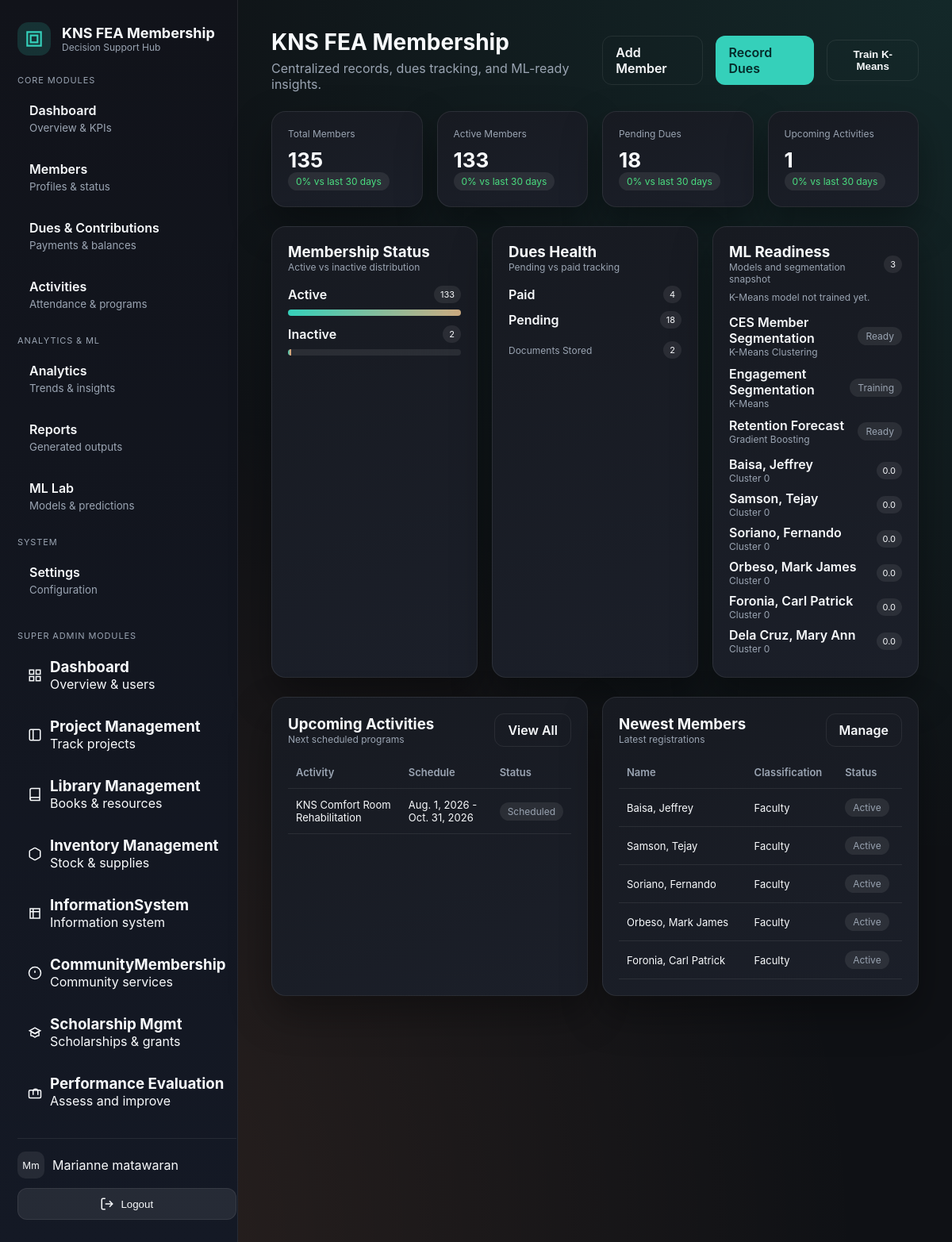
Before: /communitymembership/admin/dashboard/ (signed in) with the older database file.
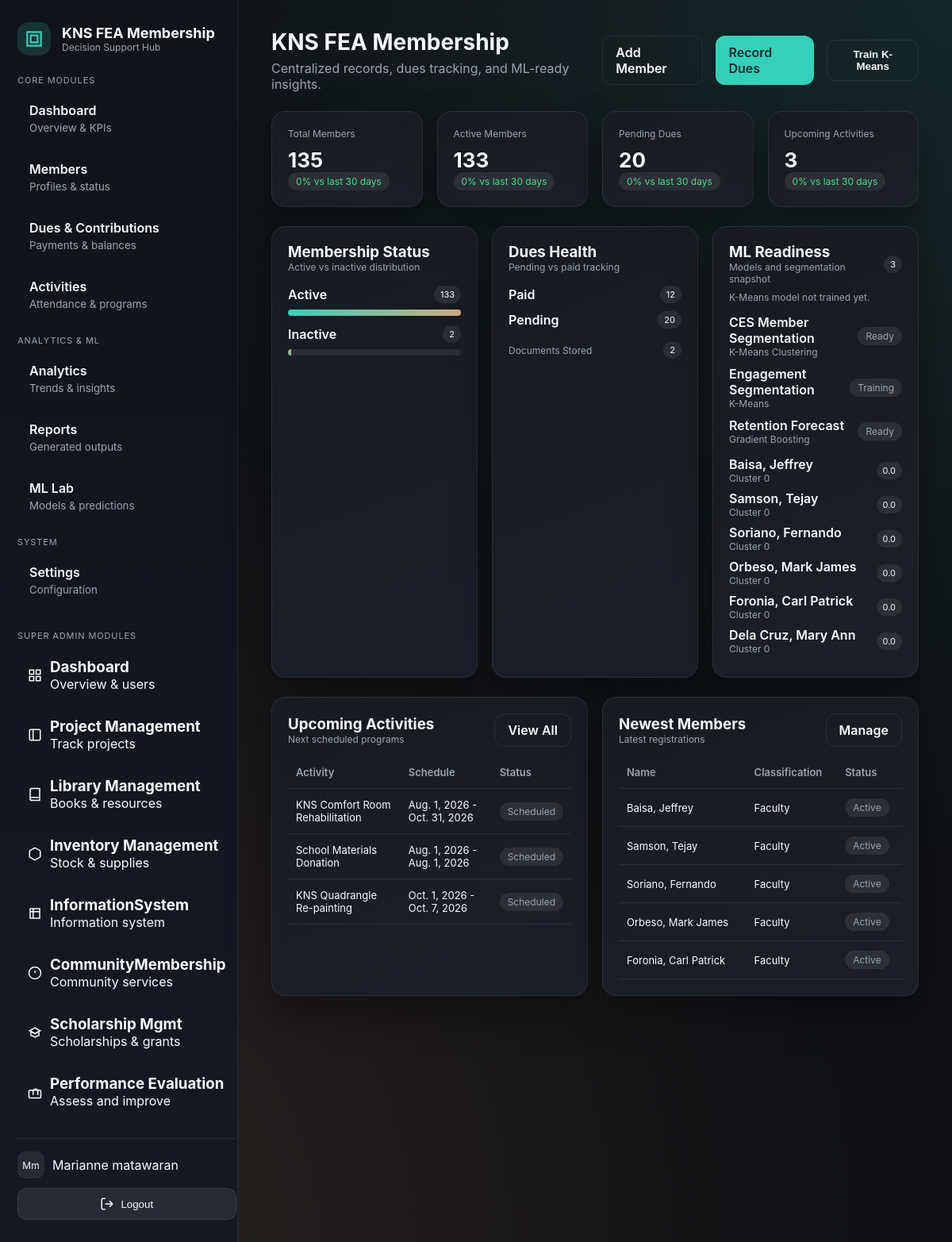
After: the same page with the newer database file.
### communityextensionservices/models.py (models this page shows, shortened)
class MLInsight(models.Model):
    STATUS_CHOICES = [
        ("draft", "Draft"),
        ("training", "Training"),
        ("ready", "Ready"),
    ]
    name = models.CharField(max_length=120)
    target = models.CharField(max_length=120)
    algorithm = models.CharField(max_length=120)
    status = models.CharField(max_length=20, choices=STATUS_CHOICES, default="draft")
    score = models.DecimalField(max_digits=6, decimal_places=3, null=True, blank=True)
    generated_at = models.DateTimeField(default=timezone.now)
    notes = models.TextField(blank=True)
    class Meta:
        ordering = ["-generated_at"]

class Member(models.Model):
    CLASSIFICATION_CHOICES = [
        ("faculty", "Faculty"),
        ("non_teaching", "Non-Teaching Staff"),
        ("retired", "Retired"),
        ("associate", "Associate"),
    ]
    STATUS_CHOICES = [
        ("active", "Active"),
        ("inactive", "Inactive"),
        ("suspended", "Suspended"),
    ]
    membership_id = models.UUIDField(default=uuid.uuid4, editable=False, unique=True)
    user = models.ForeignKey(
        settings.AUTH_USER_MODEL, on_delete=models.SET_NULL, null=True, blank=True
    )
    first_name = models.CharField(max_length=80)
    last_name = models.CharField(max_length=80)
    email = models.EmailField(blank=True)
    phone = models.CharField(max_length=30, blank=True)
    classification = models.CharField(
        max_length=20, choices=CLASSIFICATION_CHOICES, default="faculty"
    )
    status = models.CharField(max_length=20, choices=STATUS_CHOICES, default="active")
    joined_date = models.DateField(default=timezone.now)
    exit_date = models.DateField(null=True, blank=True)
    department = models.CharField(max_length=120, blank=True)
    notes = models.TextField(blank=True)
    engagement_score = models.DecimalField(
        max_digits=5, decimal_places=2, null=True, blank=True
    )
    churn_risk_score = models.DecimalField(
        max_digits=5, decimal_places=2, null=True, blank=True
    )
    predicted_status = models.CharField(max_length=30, blank=True)
    cluster_label = models.CharField(max_length=30, blank=True)
    created_at = models.DateTimeField(auto_now_add=True)

class Activity(models.Model):
    STATUS_CHOICES = [
        ("scheduled", "Scheduled"),
        ("completed", "Completed"),
        ("cancelled", "Cancelled"),
    ]
    title = models.CharField(max_length=160)
    category = models.CharField(max_length=100, blank=True)
    start_date = models.DateField()
    end_date = models.DateField()
    location = models.CharField(max_length=160, blank=True)
    status = models.CharField(
        max_length=20, choices=STATUS_CHOICES, default="scheduled"
    )
    description = models.TextField(blank=True)
    class Meta:
        ordering = ["-start_date"]

### communityextensionservices/views.py (the view)
# urls.py: path("admin/dashboard/", views.dashboard, name="ces-admin-dashboard"),
@login_required(login_url="/communitymembership/login")
@require_system_access
def dashboard(request):
    if not _can_access_ces(request.user):
        return render(request, "404.html", status=404)
    cluster_snapshot = CESClusteringService.get_dashboard_snapshot(limit=6)
    can_train_kmeans_model = request.user.is_superuser or _has_ces_admin_access(
        request.user
    )
    context = {
        **_base_context(request),
        **get_dashboard_data(),
        "cluster_snapshot": cluster_snapshot["clusters"],
        "kmeans_model_ready": cluster_snapshot["model_ready"],
        "kmeans_uses_fallback": cluster_snapshot["uses_fallback"],
        "can_train_kmeans_model": can_train_kmeans_model,
    }
    return render(request, "communityextensionservices/dashboard.html", context)

### communityextensionservices/services.py (called while the page is built)
    @staticmethod
    def _load_model_artifact():
        import joblib
        if not os.path.exists(CESClusteringService.MODEL_PATH):
            return None
        return joblib.load(CESClusteringService.MODEL_PATH)

    @staticmethod
    def _fallback_clusters(limit=8):
        members = Member.objects.order_by("-created_at")[:limit]
        return [
            {
                "member": member,
                "cluster_label": member.cluster_label or "Unassigned",
                "engagement_score": float(member.engagement_score or 0),
                "churn_risk_score": float(member.churn_risk_score or 0),
            }
            for member in members
        ]

### communityextensionservices/utils.py (called while the page is built)
def percent_change(current, previous):
    if previous == 0:
        return 0
    return round(((current - previous) / previous) * 100, 1)

### communityextensionservices/views.py (called while the page is built)
def _base_context(request):
    return {
        "systems": request.session.get("accessible_systems", []),
    }

def _can_access_ces(request_user):
    return Services.has_access(request_user, "communityextensionservices") or Services.has_access(
        request_user,
        "communityextensionservices",
        role="user",
    )

### communityextensionservices/templates/communityextensionservices/dashboard.html (shortened to what the changed rows need)
{% extends "communityextensionservices/base.html" %}
{% block content %}
  <div class="grid cols-4">
    {% for stat in stats %}
      <div class="card">
        <div class="muted text-small">{{ stat.label }}</div>
        <div class="stat-value">{{ stat.value }}</div>
        <div class="badge {% if stat.trend == 'down' %}danger{% else %}success{% endif %}">
          {{ stat.delta }}% vs last 30 days
        </div>
      </div>
    {% endfor %}
  </div>
  <div class="grid cols-3" style="margin-top: 24px;">
    <div class="card">
      <div style="margin-top: 16px;">
        {% for item in status_breakdown %}
          <div style="margin-bottom: 12px;">
            <div class="split">
              <span class="text-strong">{{ item.status|title }}</span>
              <span class="chip">{{ item.count }}</span>
            </div>
            <div class="bar" style="margin-top: 8px;">
              <span style="width: {{ item.count }}%;"></span>
            </div>
          </div>
        {% empty %}
          <p class="muted">No membership data yet.</p>
        {% endfor %}
      </div>
    </div>
    <div class="card">
      <div style="margin-top: 16px;">
        {% for item in dues_summary %}
          <div class="split" style="margin-bottom: 10px;">
            <span class="text-strong">{{ item.status|title }}</span>
            <span class="chip">{{ item.count }}</span>
          </div>
        {% empty %}
          <p class="muted">No dues recorded.</p>
        {% endfor %}
      </div>
    </div>
    <div class="card">
      <div style="margin-top: 14px;">
        {% for model in ml_insights %}
          <div class="split" style="margin-bottom: 10px;">
            <div>
              <div class="text-strong">{{ model.name }}</div>
              <div class="muted text-small">{{ model.algorithm }}</div>
            </div>
            <span class="badge">{{ model.status|title }}</span>
          </div>
        {% empty %}
          <p class="muted">No ML models yet. Seed data to populate.</p>
        {% endfor %}
      </div>
      <div style="margin-top: 14px;">
        {% for row in cluster_snapshot %}
          <div class="split" style="margin-bottom: 8px;">
            <div>
              <div class="text-strong">{{ row.member.last_name }}, {{ row.member.first_name }}</div>
              <div class="muted text-small">{{ row.cluster_label }}</div>
            </div>
            <span class="chip">{{ row.engagement_score|floatformat:1 }}</span>
          </div>
        {% empty %}
          <p class="muted text-small">No cluster output yet.</p>
        {% endfor %}
      </div>
    </div>
  </div>
  <div class="grid cols-2" style="margin-top: 24px;">
    <div class="card">
      <table class="table">
        <thead>
          <tr>
            <th>Activity</th>
            <th>Schedule</th>
            <th>Status</th>
          </tr>
        </thead>
        <tbody>
          {% for activity in upcoming_activities %}
            <tr>
              <td>{{ activity.title }}</td>
              <td>{{ activity.start_date }} - {{ activity.end_date }}</td>
              <td>
                <span class="badge">{{ activity.status|title }}</span>
              </td>
            </tr>
          {% empty %}
            <tr>
              <td colspan="3" class="muted">No upcoming activities.</td>
            </tr>
          {% endfor %}
        </tbody>
      </table>
    </div>
    <div class="card">
      <table class="table">
        <thead>
          <tr>
            <th>Name</th>
            <th>Classification</th>
            <th>Status</th>
          </tr>
        </thead>
        <tbody>
          {% for member in recent_members %}
            <tr>
              <td>{{ member.last_name }}, {{ member.first_name }}</td>
              <td>{{ member.get_classification_display }}</td>
              <td>
                <span class="badge">{{ member.get_status_display }}</span>
              </td>
            </tr>
          {% empty %}
            <tr>
              <td colspan="3" class="muted">No members yet.</td>
            </tr>
          {% endfor %}
        </tbody>
      </table>
    </div>
  </div>
{% endblock content %}

Changed rows visible on the page:
added Activity: title "School Materials Donation", start_date "Aug. 1, 2026", end_date "Aug. 1, 2026", status "Scheduled"
added Activity: title "KNS Quadrangle Re-painting", start_date "Oct. 1, 2026", end_date "Oct. 7, 2026", status "Scheduled"
Other visible differences:
new list line: "Pending Dues 20 0 % vs last 30 days"
new list line: "Upcoming Activities 3 0 % vs last 30 days"
new list line: "Paid 12"
new list line: "Pending 20"
list line gone: "Pending Dues 18 0 % vs last 30 days"
list line gone: "Upcoming Activities 1 0 % vs last 30 days"
list line gone: "Paid 4"
list line gone: "Pending 18"
